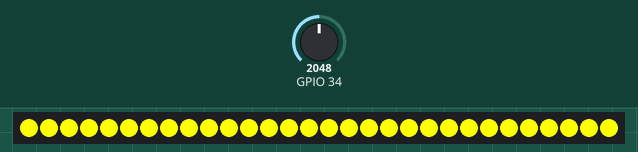
Recording of a sketch running on a simulated ESP32. Shown: 30 RGB LEDs in strip order, left to right. Inputs (shaded band) come from the test bench; at power-on: GPIO 34 = 2048. Dim RGB values are drawn brighter than linear; WiFi joins after 1.5 s; servers stay silent unless stated; what the sketch prints to the serial monitor is not drawn.

Above: at 3.2 s.
3.3 s: GPIO 34 set to 2423
5.2 s: GPIO 34 set to 2533
At 6.9 s:
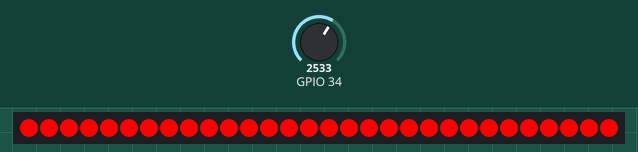
7.5 s: GPIO 34 set to 1228
At 8.4 s:
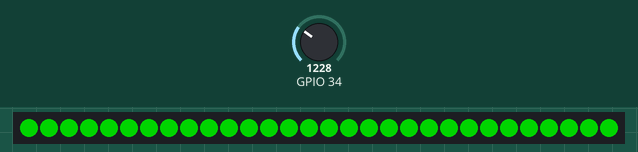
9.5 s: GPIO 34 set to 1816
11.2 s: GPIO 34 set to 1913
At 12.7 s:
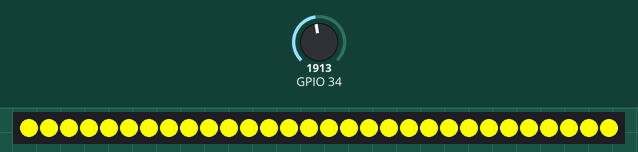
13.5 s: GPIO 34 set to 2866
At 14.3 s:
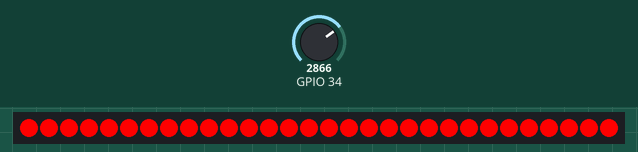
Timing chart, 0 to 16.5 s (numbered marks = the images above; inputs shaded):
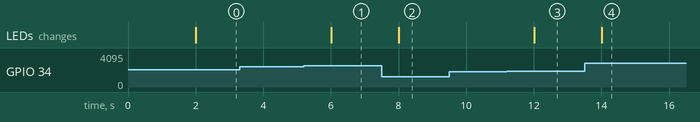

The sketch:

plantIOS.ino
```cpp
#include <WiFi.h>
#include <ESPAsyncWebServer.h>
#include <FastLED.h>

// network credentials
const char* ssid = "name";
const char* password = "pass";

//Moisture Level Sensor Variables
const int fromLow = 1100;
const int fromHigh = 2600;
const int toLow = 0;
const int toHigh = 100;
int intervals = (fromLow - fromHigh)/3;
int soilMoistureValue = 0;
int soilMoisturePer = 0;

//LED Variables
#define LED_PIN     13
#define NUM_LEDS    30
CRGB leds[NUM_LEDS];

//declare the server
AsyncWebServer server(80);


//current color variable
String currentColor = "Green";

void setup() {
  //begin coms with 115200 BAUD
  Serial.begin(115200);

  //declare the FASTLED library
  FastLED.addLeds<WS2812B, LED_PIN, GRB>(leds, NUM_LEDS);

  // Connect to Wi-Fi network
  WiFi.begin(ssid, password);
  while (WiFi.status() != WL_CONNECTED) {
    delay(1000);
    Serial.println("Connecting to WiFi...");
  }

  Serial.println("WiFi connected");

  Serial.println(WiFi.localIP());

  // Handle root URL
  server.on("/", HTTP_GET, [](AsyncWebServerRequest *request){
        String html = R"html(
     <!DOCTYPE html>
<html lang="en">
  <head>
    <meta name="viewport" content="width=device-width, initial-scale=1">
    <title>Module 12</title>
    <style>
.header{
  background-color: #033607;
  color: white;
  height: 125px;
  display: flex;  /*we shoudl probrably have a flex-direcxtion. */
  align-items: center;
  justify-content: center;
  padding: 30px 10px 20px;
  font-family: Impact, Haettenschweiler, 'Arial Narrow Bold', sans-serif;
  letter-spacing: 5px;
  border-radius: 15px;


}
/* using flex box the parent is the container and must have display:flex */
.flexcontainer {
display: block;
/* which direction to layout items/children ?
 set to row if child items are the columns
*/
}
.flexcontainer h2{
flex-direction: row;
    font-family: Impact, Haettenschweiler, 'Arial Narrow Bold', sans-serif;
  letter-spacing: 2px;
  font-weight: lighter;
}
/* children items needs rules if each needs diff widths */
.myleft {
/* items in a flexbox use 2 css properties to control their width */
padding-right:10px;
text-align: center;
padding-top: 20px;
border: 2px  solid #033607;
border-radius: 15px ;
margin: 20px 10px 10px 10px;
}
.mymiddle {

text-align: center;
padding: 20px;
border: 2px  solid #033607;
border-radius: 15px ;
margin: 20px 10px 10px 10px;

}
.myright {

padding-left:10px;
text-align: center;
padding-top: 20px;
border: 2px  solid #033607;
border-radius: 15px ;
margin: 20px 10px 10px 10px;
}

  </style>

  </head>
  <body>
    <header class="header">
      <div class="title">
      <h1>Plant-OS</h1>
      </div>
    </header>
    <section class="flexcontainer">
            <aside class="myleft">
                <h2>Summary</h2>
                <p> Muhlenbergia rigens, commonly known as deergrass, is a warm season perennial bunchgrass. It is found in sandy or well-drained soils below 7,000 feet in elevation in the Southwestern United States and parts of Mexico. It is often used as a decorational plant </p>
            </aside>
            <article class="mymiddle">
                <h2>Color</h2>
                <p>Color: <span id="color">0</span>  </p>
                <script>
            setInterval(function() {
              var xhttp = new XMLHttpRequest();
              xhttp.onreadystatechange = function() {
                if (this.readyState == 4 && this.status == 200) {
                  document.getElementById("color").innerHTML = this.responseText;
                }
              };
              xhttp.open("GET", "/color", true);
              xhttp.send();
            }, 1000);
          </script>
            </article>
            <aside class="myright">
                <h2>Moisture</h2>
                <p>Moisture: <span id="moisture">0</span> % </p>
                <script>
            setInterval(function() {
              var xhttp = new XMLHttpRequest();
              xhttp.onreadystatechange = function() {
                if (this.readyState == 4 && this.status == 200) {
                  document.getElementById("moisture").innerHTML = this.responseText;
                }
              };
              xhttp.open("GET", "/moisture", true);
              xhttp.send();
            }, 1000);
          </script>
            </aside>
        </section>
  </body>
</html>
    )html";
    request->send(200, "text/html", html);
  });

  // Route to handle requests to the /count path
  server.on("/moisture", HTTP_GET, [](AsyncWebServerRequest *request){
    request->send(200, "text/plain", String(soilMoisturePer));
});

  server.on("/color", HTTP_GET, [](AsyncWebServerRequest *request){
    request->send(200, "text/plain", String(currentColor));
  });


  // Start the server
  server.begin();
  Serial.println("Server started");
}

void loop() {

  soilMoistureValue = analogRead(A6);

  soilMoisturePer = map(soilMoistureValue, fromLow, fromHigh, toHigh, toLow);

  if(soilMoisturePer < 10)
  {

  currentColor = "Red";

  for (int i = 0; i < NUM_LEDS; i++) {
    leds[i] = CRGB::Red;
  }
  FastLED.show();
  delay(1000);

  }

  else if(soilMoisturePer <= 50)
  {
  currentColor = "Yellow";

  for (int i = 0; i < NUM_LEDS; i++) {
    leds[i] = CRGB::Yellow;
  }
  FastLED.show();
  delay(1000);

  }
  else if(soilMoisturePer <= 100)
  {

  currentColor = "Green";

  for (int i = 0; i < NUM_LEDS; i++) {
    leds[i] = CRGB::Green;
  }
  FastLED.show();
  delay(1000);

  }
  //delay 1 second
  delay(1000);
}
```

Measured:
- the behaviour switches between 2464 and 2465 on GPIO 34 (found by bisection; images 0 and 1)
- the behaviour switches between 1849 and 1850 on GPIO 34 (found by bisection; images 2 and 3)
- after the input at 3.3 s, every drawn part: stays the same
- after the input at 5.2 s, the LEDs: change after 0.81 s (image 1)
- after the input at 7.5 s, the LEDs: change after 0.51 s (image 2)
- after the input at 9.5 s, every drawn part: stays the same
- after the input at 11.2 s, the LEDs: change after 0.81 s (image 3)
- after the input at 13.5 s, the LEDs: change after 0.51 s (image 4)
